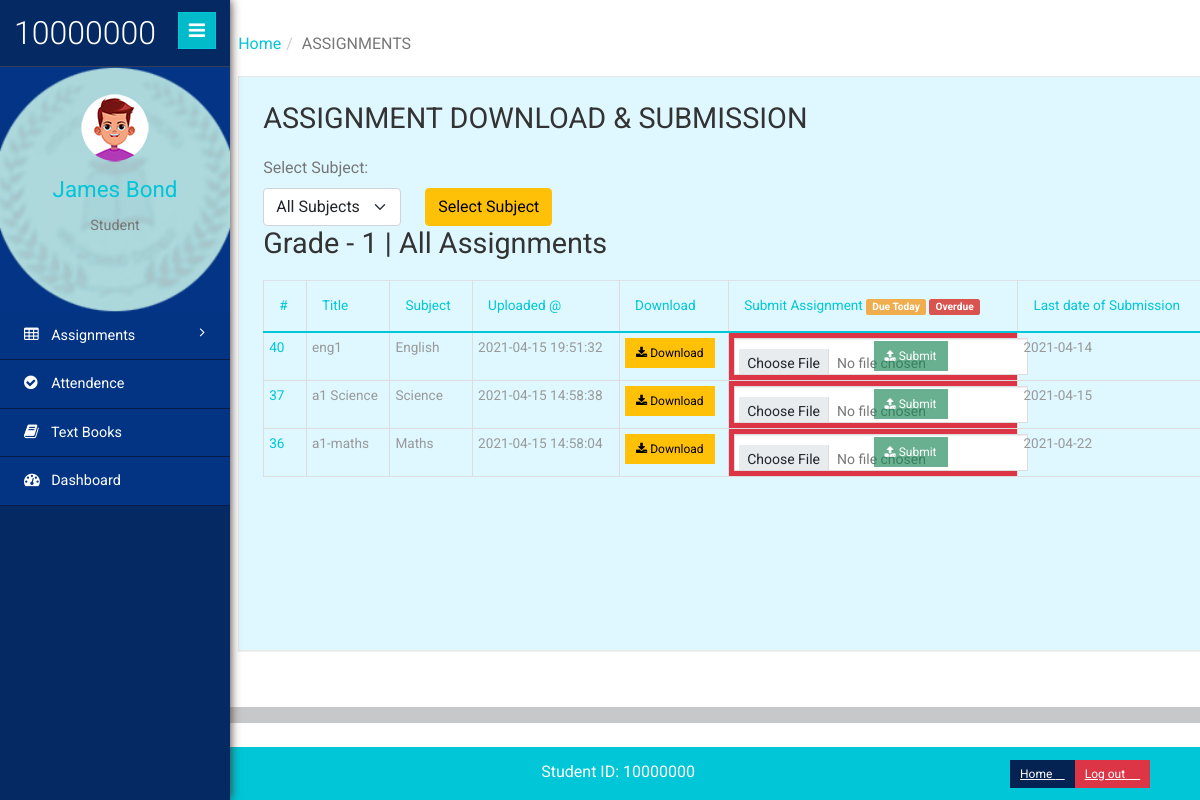
Before: /students/home.php?at=assignments (signed in) with the older database file.
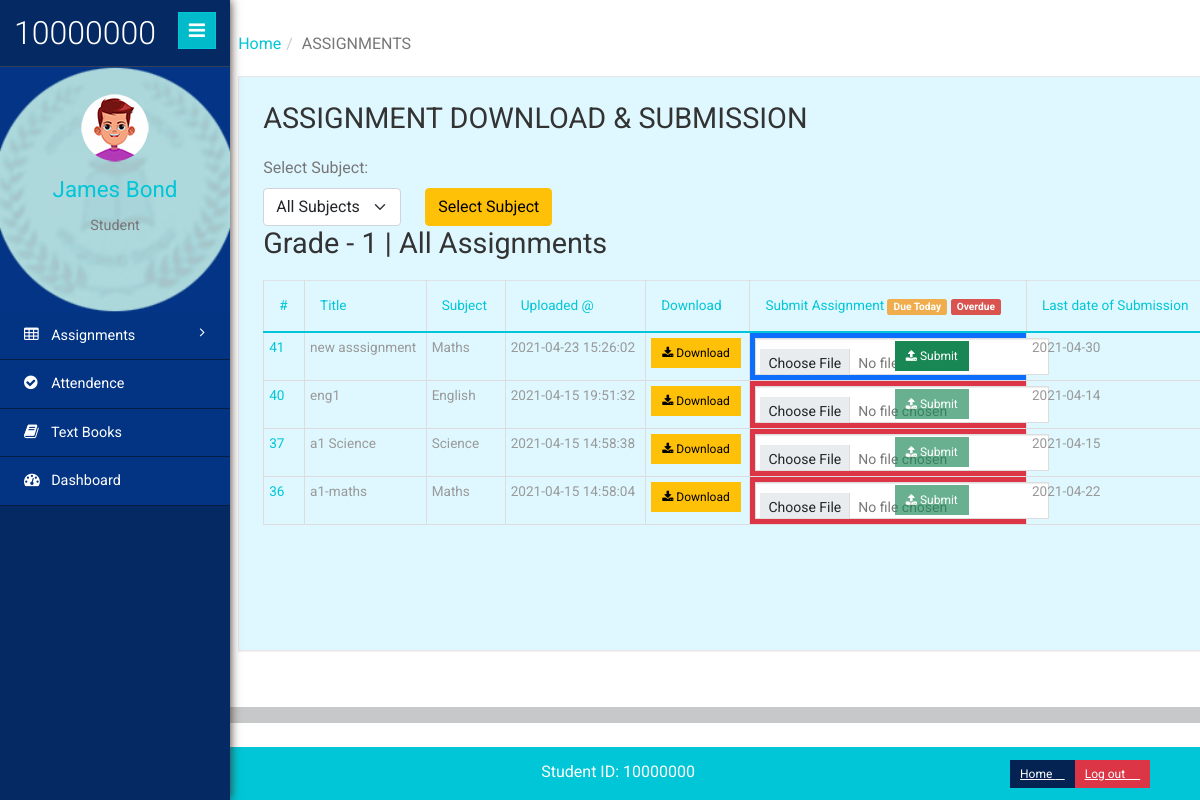
After: the same page with the newer database file.
### tables this page shows
CREATE TABLE `fc_assignments` (
  `assi_id` int(12) NOT NULL,
  `t_username` int(12) NOT NULL,
  `assi_dateup` datetime NOT NULL DEFAULT CURRENT_TIMESTAMP,
  `assi_deadline` date NOT NULL,
  `assi_subject` varchar(20) NOT NULL,
  `assi_title` varchar(50) NOT NULL,
  `assi_grade` int(5) NOT NULL,
  `assi_location` varchar(90) NOT NULL,
  `assi_size` int(8) NOT NULL DEFAULT '0'
);

### setting/config.php (called while the page is built, shortened)
<?php
class project2
{
	public $username = "username";
	public $password = "password";
	public $server = "localhost";
	public $dbname = "project2";
	public $connectdb;
	function __construct()
	{
		$this->connectdb = new mysqli($this->server,$this->username,$this->password,$this->dbname);
	}
	public function student_info_select($st_username)
	{
		$student_info_sel = "select * from st_info where st_username='$st_username'";
		$student_info_run = $this->connectdb->query($student_info_sel);
		return $student_info_run;
	}
	public function assi_list_grade($st_grade)
	{
		$assi_get = "SELECT * FROM `fc_assignments` WHERE assi_grade='$st_grade' ORDER BY assi_id DESC";
		$assi_run =  $this->connectdb->query($assi_get);
		return $assi_run;
	}
}
$ravi = new project2;
?>

### students/assignments.php (the view, shortened to what the changed rows need)
<div class="outter-wp">
    <div class="bkbox">
        <h2 class="inner-tittle text-uppercase">ASSIGNMENT DOWNLOAD & SUBMISSION</h2>
        <div class="" id="tablediv">
            <?php
                $st_grade = $student_display['st_grade'];
            if(isset($_POST['grade_assi'])){
                $assi_subject = $_POST['assi_subject'];
                if($assi_subject=="All Subjects"){
                    $get_assi_list = $ravi->assi_list_grade($st_grade);
                    echo "<h2 class='inner-tittle'>Grade - $st_grade | All Assignments</h2>";
                }else{
                    $get_assi_list = $ravi->assi_list_subject($st_grade,$assi_subject);
                    echo "<h2 class='inner-tittle'>Grade - $st_grade | Assignments for Subject: $assi_subject </h2>";
                }
            }else{
                $get_assi_list = $ravi->assi_list_grade($st_grade);
                echo "<h2 class='inner-tittle'>Grade - $st_grade | All Assignments</h2>";
            }
            if($get_assi_list->num_rows > 0){
            ?>
            <table class="table table-bordered table-sm table-responsive mytbl">
                <thead>
                    <tr>
                        <th>#</th>
                        <th>Title</th>
                        <th>Subject</th>
                        <th>Uploaded @</th>
                        <th>Download </th>
                        <th>Submit Assignment
                            <span class="label label-warning">Due Today</span>
                            <span class="label label-danger">Overdue</span>
                        </th>
                        <th>Last date of Submission</th>
                    </tr>
                </thead>
                <tbody>
                    <?php
                        while($row =$get_assi_list->fetch_assoc())	{
                        if( date($row['assi_deadline']) < date("Y-m-d")){
                            $overdue = 0;
                        }elseif( date($row['assi_deadline']) == date("Y-m-d")){
                            $overdue = 1;
                        }else{
                            $overdue = -1;
                        }
                        ?>
                    <tr>
                        <th><?php echo $row['assi_id'] ?></th>
                        <td><?php echo $row['assi_title']?></td>
                        <td><?php echo $row['assi_subject']?></td>
                        <td><?php echo $row['assi_dateup']?></td>
                        <td><a class="btn btn-warning btn-sm" href="<?php echo '../faculty/'.$row['assi_location'] ?>"
                                target="_blank">
                                <i class="fa fa-download fw-fa"></i> Download</a></td>
                        <td
                            <?php switch($overdue){case 0: echo 'class="bg-danger"'; break; case 1: echo 'class="bg-warning"'; break; default: echo 'class="bg-primary"'; break; }?>>
                            <form class="form-inline" method="post" enctype="multipart/form-data">
                                <div style="width:10em; display:inline-block">
                                    <input type="file" name="myfile" class="form-control  form-control-sm" required>
                                </div>
                                <button type="submit" name="btn_submit" class="btn btn-success btn-sm"
                                    <?php if(!$overdue){echo "disabled";}?>><i class="fa fa-upload fw-fa"></i>
                                    Submit</button>
                            </form>
                        </td>
                        <td><?php echo $row['assi_deadline']?></td>
                    </tr>
                    <?php
                        }
                    ?>
                </tbody>
            </table>
            <?php }else{ ?>
            <h4 class="inner-tittle text-uppercase">No Assignments available!</h4>
            <?php }  ?>
        </div>
    </div>
</div>

Changed rows visible on the page:
added fc_assignments: assi_id "41", assi_title "new asssignment", assi_subject "Maths", assi_dateup "2021-04-23 15:26:02", assi_deadline "2021-04-30"
